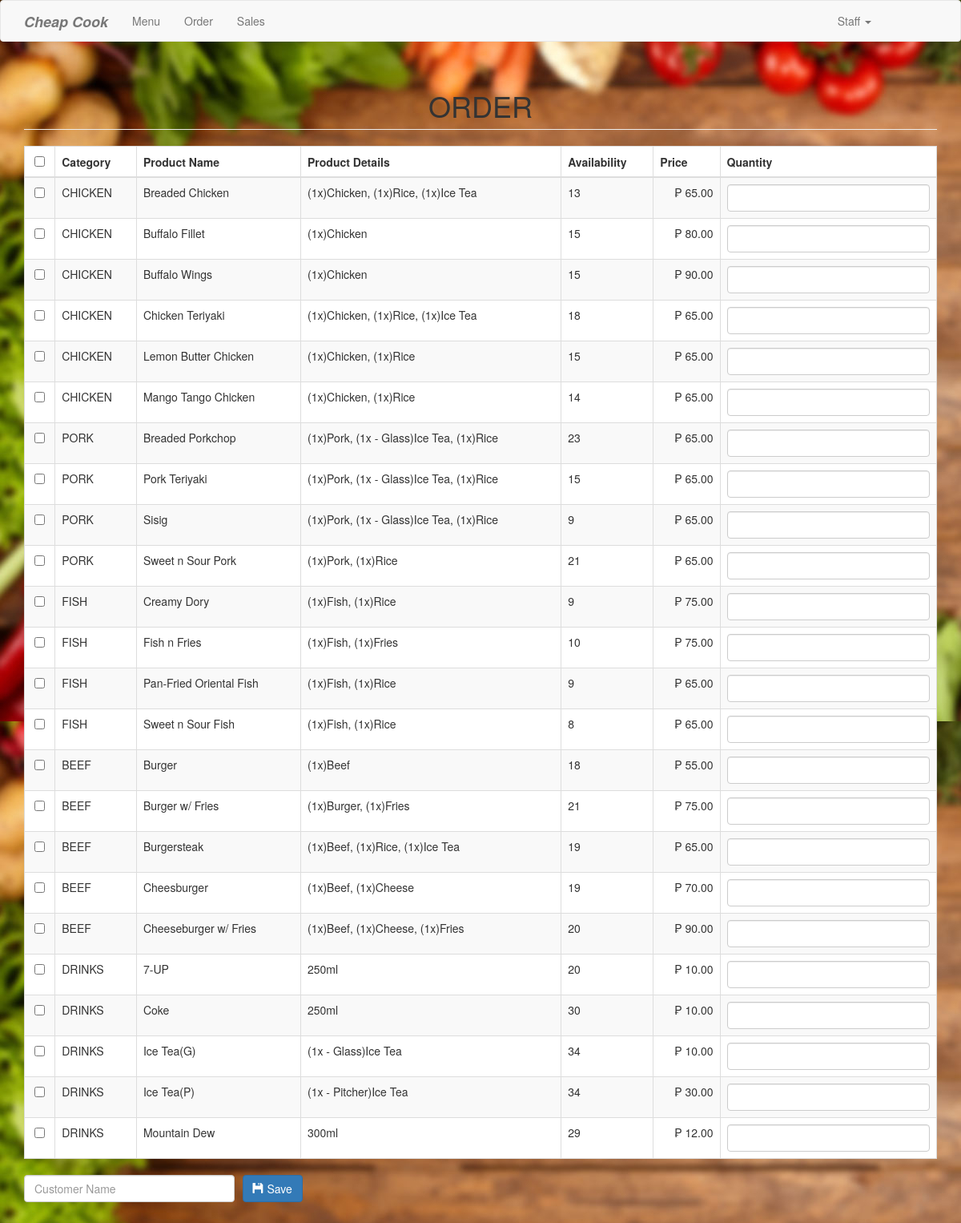
/stafforder.php, run on an earlier commit of the app's database.
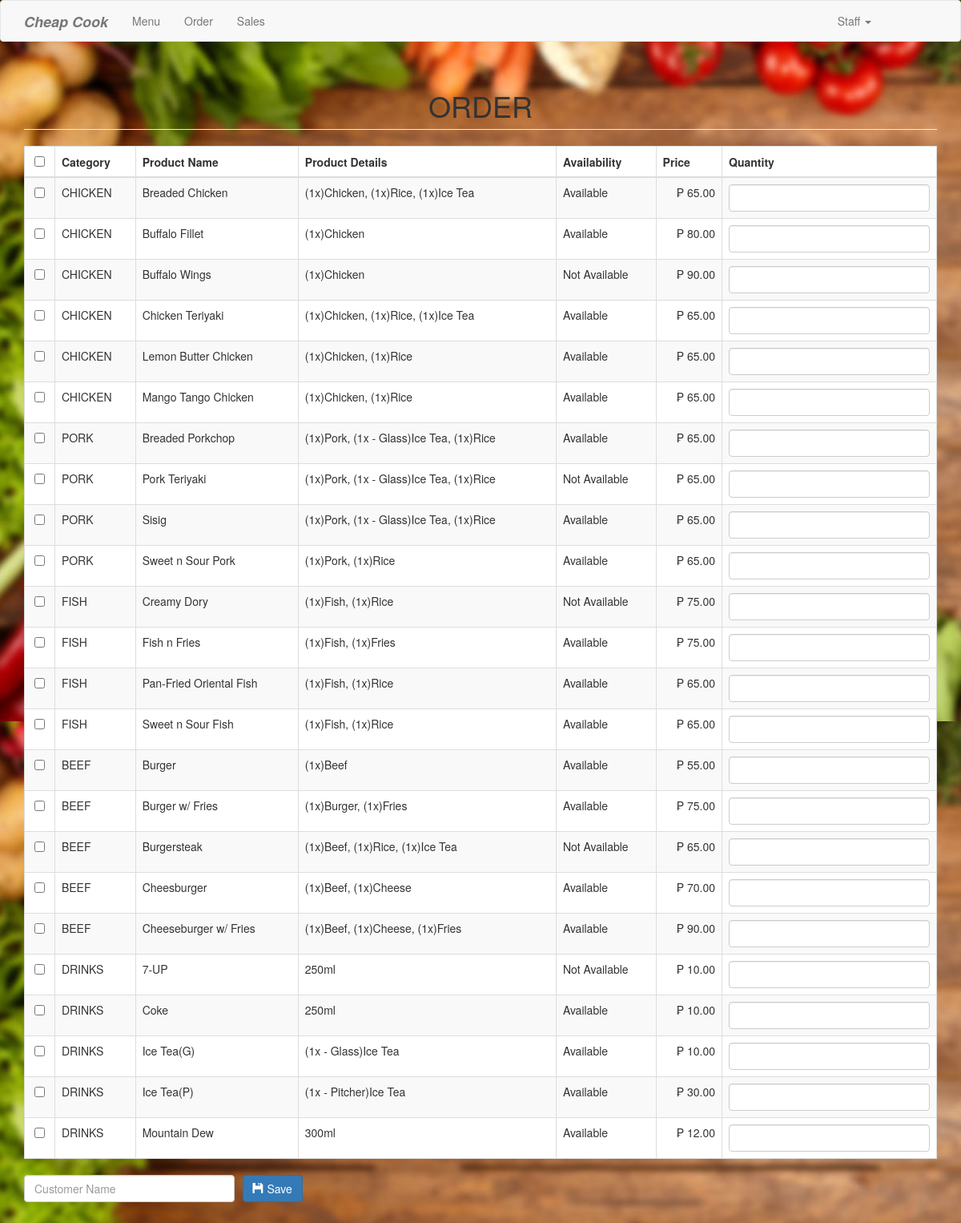
And on a later commit of the database.
### tables this page shows
CREATE TABLE  `product` (
  `productid` int(11) NOT NULL,
  `categoryid` int(1) NOT NULL,
  `productname` varchar(30) NOT NULL,
  `productdetails` varchar(100) NOT NULL,
  `prodavail` varchar(15) NOT NULL,
  `price` double NOT NULL,
  `photo` varchar(150) NOT NULL
);

CREATE TABLE `category` (
  `categoryid` int(11) NOT NULL,
  `catname` varchar(30) NOT NULL
);

### stafforder.php (the view, shortened to what this page needs)
<?php include('header.php'); ?>
<body>
<?php include('staffnavbar.php'); ?>
<div class="container">
	<h1 class="page-header text-center">ORDER</h1>
	<form method="POST" action="staffpurchase.php">
		<table class="table table-striped table-bordered"  style="background-color: white">
			<thead>
				<th class="text-center"><input type="checkbox" id="checkAll"></th>
				<th>Category</th>
				<th>Product Name</th>
				<th>Product Details</th>
				<th>Availability</th>
				<th>Price</th>
				<th>Quantity</th>
			</thead>
			<tbody>
				<?php
					$sql="select * from product left join category on category.categoryid=product.categoryid order by product.categoryid asc, productname asc";
					$query=$conn->query($sql);
					$iterate=0;
					while($row=$query->fetch_array()){
						?>
						<tr>
							<td class="text-center"><input type="checkbox" value="<?php echo $row['productid']; ?>||<?php echo $iterate; ?>" name="productid[]" style=""></td>
							<td><?php echo $row['catname']; ?></td>
							<td><?php echo $row['productname']; ?></td>
							<td><?php echo $row['productdetails']; ?></td>
							<td><?php echo $row['prodavail']; ?></td>
							<td class="text-right">₱ <?php echo number_format($row['price'], 2); ?></td>
							<td><input type="text" class="form-control" name="quantity_<?php echo $iterate; ?>"></td>
						</tr>
						<?php
						$iterate++;
					}
				?>
			</tbody>
		</table>
		<div class="row">
			<div class="col-md-3">
				<input type="text" name="customer" class="form-control" placeholder="Customer Name" required>
			</div>
			<div class="col-md-2" style="margin-left:-20px;">
				<button type="submit" class="btn btn-primary"><span class="glyphicon glyphicon-floppy-disk"></span> Save</button>
			</div>
			<br><br><br>
		</div>
	</form>
</div>
</body>
</html>

What changed in the data, as far as the page shows it:
changed product "Breaded Chicken": prodavail "13" → "Available"
changed product "Buffalo Fillet": prodavail "15" → "Available"
changed product "Buffalo Wings": prodavail "15" → "Not Available"
changed product "Chicken Teriyaki": prodavail "18" → "Available"
changed product "Lemon Butter Chicken": prodavail "15" → "Available"
changed product "Mango Tango Chicken": prodavail "14" → "Available"
changed product "Breaded Porkchop": prodavail "23" → "Available"
changed product "Pork Teriyaki": prodavail "15" → "Not Available"
changed product "Sisig": prodavail "9" → "Available"
changed product "Sweet n Sour Pork": prodavail "21" → "Available"
changed product "Creamy Dory": prodavail "9" → "Not Available"
changed product "Fish n Fries": prodavail "10" → "Available"
changed product "Pan-Fried Oriental Fish": prodavail "9" → "Available"
changed product "Sweet n Sour Fish": prodavail "8" → "Available"
changed product "Burger": prodavail "18" → "Available"
changed product "Burger w/ Fries": prodavail "21" → "Available"
changed product "Burgersteak": prodavail "19" → "Not Available"
changed product "Cheesburger": prodavail "19" → "Available"
changed product "Cheeseburger w/ Fries": prodavail "20" → "Available"
changed product "7-UP": prodavail "20" → "Not Available"
changed product "Coke": prodavail "30" → "Available"
changed product "Ice Tea(G)": prodavail "34" → "Available"
changed product "Ice Tea(P)": prodavail "34" → "Available"
changed product "Mountain Dew": prodavail "29" → "Available"
